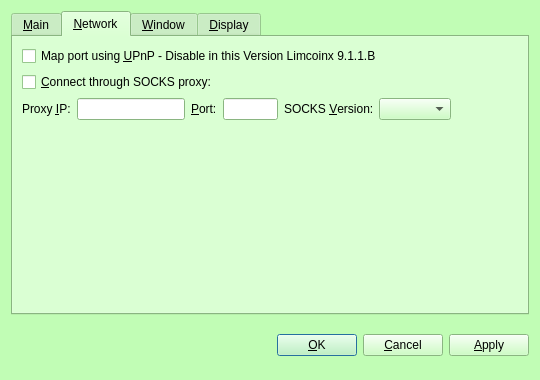
<?xml version="1.0" encoding="UTF-8"?>
<ui version="4.0">
 <class>OptionsDialog</class>
 <widget class="QDialog" name="OptionsDialog">
  <property name="geometry">
   <rect>
    <x>0</x>
    <y>0</y>
    <width>540</width>
    <height>380</height>
   </rect>
  </property>
  <property name="palette">
   <palette>
    <active>
     <colorrole role="WindowText">
      <brush brushstyle="SolidPattern">
       <color alpha="255">
        <red>0</red>
        <green>0</green>
        <blue>0</blue>
       </color>
      </brush>
     </colorrole>
     <colorrole role="Button">
      <brush brushstyle="SolidPattern">
       <color alpha="255">
        <red>193</red>
        <green>253</green>
        <blue>181</blue>
       </color>
      </brush>
     </colorrole>
     <colorrole role="Light">
      <brush brushstyle="SolidPattern">
       <color alpha="255">
        <red>255</red>
        <green>255</green>
        <blue>255</blue>
       </color>
      </brush>
     </colorrole>
     <colorrole role="Midlight">
      <brush brushstyle="SolidPattern">
       <color alpha="255">
        <red>224</red>
        <green>254</green>
        <blue>218</blue>
       </color>
      </brush>
     </colorrole>
     <colorrole role="Dark">
      <brush brushstyle="SolidPattern">
       <color alpha="255">
        <red>96</red>
        <green>126</green>
        <blue>90</blue>
       </color>
      </brush>
     </colorrole>
     <colorrole role="Mid">
      <brush brushstyle="SolidPattern">
       <color alpha="255">
        <red>129</red>
        <green>169</green>
        <blue>121</blue>
       </color>
      </brush>
     </colorrole>
     <colorrole role="Text">
      <brush brushstyle="SolidPattern">
       <color alpha="255">
        <red>0</red>
        <green>0</green>
        <blue>0</blue>
       </color>
      </brush>
     </colorrole>
     <colorrole role="BrightText">
      <brush brushstyle="SolidPattern">
       <color alpha="255">
        <red>255</red>
        <green>255</green>
        <blue>255</blue>
       </color>
      </brush>
     </colorrole>
     <colorrole role="ButtonText">
      <brush brushstyle="SolidPattern">
       <color alpha="255">
        <red>0</red>
        <green>0</green>
        <blue>0</blue>
       </color>
      </brush>
     </colorrole>
     <colorrole role="Base">
      <brush brushstyle="SolidPattern">
       <color alpha="255">
        <red>255</red>
        <green>255</green>
        <blue>255</blue>
       </color>
      </brush>
     </colorrole>
     <colorrole role="Window">
      <brush brushstyle="SolidPattern">
       <color alpha="255">
        <red>193</red>
        <green>253</green>
        <blue>181</blue>
       </color>
      </brush>
     </colorrole>
     <colorrole role="Shadow">
      <brush brushstyle="SolidPattern">
       <color alpha="255">
        <red>0</red>
        <green>0</green>
        <blue>0</blue>
       </color>
      </brush>
     </colorrole>
     <colorrole role="AlternateBase">
      <brush brushstyle="SolidPattern">
       <color alpha="255">
        <red>224</red>
        <green>254</green>
        <blue>218</blue>
       </color>
      </brush>
     </colorrole>
     <colorrole role="ToolTipBase">
      <brush brushstyle="SolidPattern">
       <color alpha="255">
        <red>255</red>
        <green>255</green>
        <blue>220</blue>
       </color>
      </brush>
     </colorrole>
     <colorrole role="ToolTipText">
      <brush brushstyle="SolidPattern">
       <color alpha="255">
        <red>0</red>
        <green>0</green>
        <blue>0</blue>
       </color>
      </brush>
     </colorrole>
    </active>
    <inactive>
     <colorrole role="WindowText">
      <brush brushstyle="SolidPattern">
       <color alpha="255">
        <red>0</red>
        <green>0</green>
        <blue>0</blue>
       </color>
      </brush>
     </colorrole>
     <colorrole role="Button">
      <brush brushstyle="SolidPattern">
       <color alpha="255">
        <red>193</red>
        <green>253</green>
        <blue>181</blue>
       </color>
      </brush>
     </colorrole>
     <colorrole role="Light">
      <brush brushstyle="SolidPattern">
       <color alpha="255">
        <red>255</red>
        <green>255</green>
        <blue>255</blue>
       </color>
      </brush>
     </colorrole>
     <colorrole role="Midlight">
      <brush brushstyle="SolidPattern">
       <color alpha="255">
        <red>224</red>
        <green>254</green>
        <blue>218</blue>
       </color>
      </brush>
     </colorrole>
     <colorrole role="Dark">
      <brush brushstyle="SolidPattern">
       <color alpha="255">
        <red>96</red>
        <green>126</green>
        <blue>90</blue>
       </color>
      </brush>
     </colorrole>
     <colorrole role="Mid">
      <brush brushstyle="SolidPattern">
       <color alpha="255">
        <red>129</red>
        <green>169</green>
        <blue>121</blue>
       </color>
      </brush>
     </colorrole>
     <colorrole role="Text">
      <brush brushstyle="SolidPattern">
       <color alpha="255">
        <red>0</red>
        <green>0</green>
        <blue>0</blue>
       </color>
      </brush>
     </colorrole>
     <colorrole role="BrightText">
      <brush brushstyle="SolidPattern">
       <color alpha="255">
        <red>255</red>
        <green>255</green>
        <blue>255</blue>
       </color>
      </brush>
     </colorrole>
     <colorrole role="ButtonText">
      <brush brushstyle="SolidPattern">
       <color alpha="255">
        <red>0</red>
        <green>0</green>
        <blue>0</blue>
       </color>
      </brush>
     </colorrole>
     <colorrole role="Base">
      <brush brushstyle="SolidPattern">
       <color alpha="255">
        <red>255</red>
        <green>255</green>
        <blue>255</blue>
       </color>
      </brush>
     </colorrole>
     <colorrole role="Window">
      <brush brushstyle="SolidPattern">
       <color alpha="255">
        <red>193</red>
        <green>253</green>
        <blue>181</blue>
       </color>
      </brush>
     </colorrole>
     <colorrole role="Shadow">
      <brush brushstyle="SolidPattern">
       <color alpha="255">
        <red>0</red>
        <green>0</green>
        <blue>0</blue>
       </color>
      </brush>
     </colorrole>
     <colorrole role="AlternateBase">
      <brush brushstyle="SolidPattern">
       <color alpha="255">
        <red>224</red>
        <green>254</green>
        <blue>218</blue>
       </color>
      </brush>
     </colorrole>
     <colorrole role="ToolTipBase">
      <brush brushstyle="SolidPattern">
       <color alpha="255">
        <red>255</red>
        <green>255</green>
        <blue>220</blue>
       </color>
      </brush>
     </colorrole>
     <colorrole role="ToolTipText">
      <brush brushstyle="SolidPattern">
       <color alpha="255">
        <red>0</red>
        <green>0</green>
        <blue>0</blue>
       </color>
      </brush>
     </colorrole>
    </inactive>
    <disabled>
     <colorrole role="WindowText">
      <brush brushstyle="SolidPattern">
       <color alpha="255">
        <red>96</red>
        <green>126</green>
        <blue>90</blue>
       </color>
      </brush>
     </colorrole>
     <colorrole role="Button">
      <brush brushstyle="SolidPattern">
       <color alpha="255">
        <red>193</red>
        <green>253</green>
        <blue>181</blue>
       </color>
      </brush>
     </colorrole>
     <colorrole role="Light">
      <brush brushstyle="SolidPattern">
       <color alpha="255">
        <red>255</red>
        <green>255</green>
        <blue>255</blue>
       </color>
      </brush>
     </colorrole>
     <colorrole role="Midlight">
      <brush brushstyle="SolidPattern">
       <color alpha="255">
        <red>224</red>
        <green>254</green>
        <blue>218</blue>
       </color>
      </brush>
     </colorrole>
     <colorrole role="Dark">
      <brush brushstyle="SolidPattern">
       <color alpha="255">
        <red>96</red>
        <green>126</green>
        <blue>90</blue>
       </color>
      </brush>
     </colorrole>
     <colorrole role="Mid">
      <brush brushstyle="SolidPattern">
       <color alpha="255">
        <red>129</red>
        <green>169</green>
        <blue>121</blue>
       </color>
      </brush>
     </colorrole>
     <colorrole role="Text">
      <brush brushstyle="SolidPattern">
       <color alpha="255">
        <red>96</red>
        <green>126</green>
        <blue>90</blue>
       </color>
      </brush>
     </colorrole>
     <colorrole role="BrightText">
      <brush brushstyle="SolidPattern">
       <color alpha="255">
        <red>255</red>
        <green>255</green>
        <blue>255</blue>
       </color>
      </brush>
     </colorrole>
     <colorrole role="ButtonText">
      <brush brushstyle="SolidPattern">
       <color alpha="255">
        <red>96</red>
        <green>126</green>
        <blue>90</blue>
       </color>
      </brush>
     </colorrole>
     <colorrole role="Base">
      <brush brushstyle="SolidPattern">
       <color alpha="255">
        <red>193</red>
        <green>253</green>
        <blue>181</blue>
       </color>
      </brush>
     </colorrole>
     <colorrole role="Window">
      <brush brushstyle="SolidPattern">
       <color alpha="255">
        <red>193</red>
        <green>253</green>
        <blue>181</blue>
       </color>
      </brush>
     </colorrole>
     <colorrole role="Shadow">
      <brush brushstyle="SolidPattern">
       <color alpha="255">
        <red>0</red>
        <green>0</green>
        <blue>0</blue>
       </color>
      </brush>
     </colorrole>
     <colorrole role="AlternateBase">
      <brush brushstyle="SolidPattern">
       <color alpha="255">
        <red>193</red>
        <green>253</green>
        <blue>181</blue>
       </color>
      </brush>
     </colorrole>
     <colorrole role="ToolTipBase">
      <brush brushstyle="SolidPattern">
       <color alpha="255">
        <red>255</red>
        <green>255</green>
        <blue>220</blue>
       </color>
      </brush>
     </colorrole>
     <colorrole role="ToolTipText">
      <brush brushstyle="SolidPattern">
       <color alpha="255">
        <red>0</red>
        <green>0</green>
        <blue>0</blue>
       </color>
      </brush>
     </colorrole>
    </disabled>
   </palette>
  </property>
  <property name="windowTitle">
   <string>Options</string>
  </property>
  <property name="modal">
   <bool>true</bool>
  </property>
  <layout class="QVBoxLayout" name="verticalLayout">
   <item>
    <widget class="QTabWidget" name="tabWidget">
     <property name="tabPosition">
      <enum>QTabWidget::North</enum>
     </property>
     <property name="currentIndex">
      <number>1</number>
     </property>
     <widget class="QWidget" name="tabMain">
      <attribute name="title">
       <string>&amp;Main</string>
      </attribute>
      <layout class="QVBoxLayout" name="verticalLayout_Main">
       <item>
        <widget class="QLabel" name="transactionFeeInfoLabel">
         <property name="text">
          <string>Optional transaction fee per kB that helps make sure your transactions are processed quickly. Most transactions are 1 kB.</string>
         </property>
         <property name="textFormat">
          <enum>Qt::PlainText</enum>
         </property>
         <property name="wordWrap">
          <bool>true</bool>
         </property>
        </widget>
       </item>
       <item>
        <layout class="QHBoxLayout" name="horizontalLayout_1_Main">
         <item>
          <widget class="QLabel" name="transactionFeeLabel">
           <property name="text">
            <string>Pay transaction &amp;fee</string>
           </property>
           <property name="textFormat">
            <enum>Qt::PlainText</enum>
           </property>
           <property name="buddy">
            <cstring>transactionFee</cstring>
           </property>
          </widget>
         </item>
         <item>
          <widget class="BitcoinAmountField" name="transactionFee"/>
         </item>
         <item>
          <spacer name="horizontalSpacer_1_Main">
           <property name="orientation">
            <enum>Qt::Horizontal</enum>
           </property>
           <property name="sizeHint" stdset="0">
            <size>
             <width>40</width>
             <height>20</height>
            </size>
           </property>
          </spacer>
         </item>
        </layout>
       </item>
       <item>
        <widget class="QCheckBox" name="bitcoinAtStartup">
         <property name="toolTip">
          <string>Automatically start limecoin after logging in to the system.</string>
         </property>
         <property name="text">
          <string>&amp;Start limecoin on system login</string>
         </property>
        </widget>
       </item>
       <item>
        <spacer name="verticalSpacer_Main">
         <property name="orientation">
          <enum>Qt::Vertical</enum>
         </property>
         <property name="sizeHint" stdset="0">
          <size>
           <width>20</width>
           <height>40</height>
          </size>
         </property>
        </spacer>
       </item>
       <item>
        <layout class="QHBoxLayout" name="horizontalLayout_2_Main">
         <item>
          <spacer name="horizontalSpacer_2_Main">
           <property name="orientation">
            <enum>Qt::Horizontal</enum>
           </property>
           <property name="sizeHint" stdset="0">
            <size>
             <width>40</width>
             <height>20</height>
            </size>
           </property>
          </spacer>
         </item>
         <item>
          <widget class="QPushButton" name="resetButton">
           <property name="toolTip">
            <string>Reset all client options to default.</string>
           </property>
           <property name="text">
            <string>&amp;Reset Options</string>
           </property>
           <property name="autoDefault">
            <bool>false</bool>
           </property>
          </widget>
         </item>
        </layout>
       </item>
      </layout>
     </widget>
     <widget class="QWidget" name="tabNetwork">
      <attribute name="title">
       <string>&amp;Network</string>
      </attribute>
      <layout class="QVBoxLayout" name="verticalLayout_Network">
       <item>
        <widget class="QCheckBox" name="mapPortUpnp">
         <property name="toolTip">
          <string>Automatically open the limecoin client port on the router. This only works when your router supports UPnP and it is enabled.</string>
         </property>
         <property name="text">
          <string>Map port using &amp;UPnP - Disable in this Version Limcoinx 9.1.1.B</string>
         </property>
        </widget>
       </item>
       <item>
        <widget class="QCheckBox" name="connectSocks">
         <property name="toolTip">
          <string>Connect to the limecoin network through a SOCKS proxy (e.g. when connecting through Tor).</string>
         </property>
         <property name="text">
          <string>&amp;Connect through SOCKS proxy:</string>
         </property>
        </widget>
       </item>
       <item>
        <layout class="QHBoxLayout" name="horizontalLayout_Network">
         <item>
          <widget class="QLabel" name="proxyIpLabel">
           <property name="text">
            <string>Proxy &amp;IP:</string>
           </property>
           <property name="textFormat">
            <enum>Qt::PlainText</enum>
           </property>
           <property name="buddy">
            <cstring>proxyIp</cstring>
           </property>
          </widget>
         </item>
         <item>
          <widget class="QValidatedLineEdit" name="proxyIp">
           <property name="maximumSize">
            <size>
             <width>140</width>
             <height>16777215</height>
            </size>
           </property>
           <property name="toolTip">
            <string>IP address of the proxy (e.g. 127.0.0.1)</string>
           </property>
          </widget>
         </item>
         <item>
          <widget class="QLabel" name="proxyPortLabel">
           <property name="text">
            <string>&amp;Port:</string>
           </property>
           <property name="textFormat">
            <enum>Qt::PlainText</enum>
           </property>
           <property name="buddy">
            <cstring>proxyPort</cstring>
           </property>
          </widget>
         </item>
         <item>
          <widget class="QLineEdit" name="proxyPort">
           <property name="maximumSize">
            <size>
             <width>55</width>
             <height>16777215</height>
            </size>
           </property>
           <property name="toolTip">
            <string>Port of the proxy (e.g. 9050)</string>
           </property>
          </widget>
         </item>
         <item>
          <widget class="QLabel" name="socksVersionLabel">
           <property name="text">
            <string>SOCKS &amp;Version:</string>
           </property>
           <property name="textFormat">
            <enum>Qt::PlainText</enum>
           </property>
           <property name="buddy">
            <cstring>socksVersion</cstring>
           </property>
          </widget>
         </item>
         <item>
          <widget class="QValueComboBox" name="socksVersion">
           <property name="toolTip">
            <string>SOCKS version of the proxy (e.g. 5)</string>
           </property>
          </widget>
         </item>
         <item>
          <spacer name="horizontalSpacer_Network">
           <property name="orientation">
            <enum>Qt::Horizontal</enum>
           </property>
           <property name="sizeHint" stdset="0">
            <size>
             <width>40</width>
             <height>20</height>
            </size>
           </property>
          </spacer>
         </item>
        </layout>
       </item>
       <item>
        <spacer name="verticalSpacer_Network">
         <property name="orientation">
          <enum>Qt::Vertical</enum>
         </property>
         <property name="sizeHint" stdset="0">
          <size>
           <width>20</width>
           <height>40</height>
          </size>
         </property>
        </spacer>
       </item>
      </layout>
     </widget>
     <widget class="QWidget" name="tabWindow">
      <attribute name="title">
       <string>&amp;Window</string>
      </attribute>
      <layout class="QVBoxLayout" name="verticalLayout_Window">
       <item>
        <widget class="QCheckBox" name="minimizeToTray">
         <property name="toolTip">
          <string>Show only a tray icon after minimizing the window.</string>
         </property>
         <property name="text">
          <string>&amp;Minimize to the tray instead of the taskbar</string>
         </property>
        </widget>
       </item>
       <item>
        <widget class="QCheckBox" name="minimizeOnClose">
         <property name="toolTip">
          <string>Minimize instead of exit the application when the window is closed. When this option is enabled, the application will be closed only after selecting Quit in the menu.</string>
         </property>
         <property name="text">
          <string>M&amp;inimize on close</string>
         </property>
        </widget>
       </item>
       <item>
        <spacer name="verticalSpacer_Window">
         <property name="orientation">
          <enum>Qt::Vertical</enum>
         </property>
         <property name="sizeHint" stdset="0">
          <size>
           <width>20</width>
           <height>40</height>
          </size>
         </property>
        </spacer>
       </item>
      </layout>
     </widget>
     <widget class="QWidget" name="tabDisplay">
      <attribute name="title">
       <string>&amp;Display</string>
      </attribute>
      <layout class="QVBoxLayout" name="verticalLayout_Display">
       <item>
        <layout class="QHBoxLayout" name="horizontalLayout_1_Display">
         <item>
          <widget class="QLabel" name="langLabel">
           <property name="text">
            <string>User Interface &amp;language:</string>
           </property>
           <property name="textFormat">
            <enum>Qt::PlainText</enum>
           </property>
           <property name="buddy">
            <cstring>lang</cstring>
           </property>
          </widget>
         </item>
         <item>
          <widget class="QValueComboBox" name="lang">
           <property name="toolTip">
            <string>The user interface language can be set here. This setting will take effect after restarting limecoin.</string>
           </property>
          </widget>
         </item>
        </layout>
       </item>
       <item>
        <layout class="QHBoxLayout" name="horizontalLayout_2_Display">
         <item>
          <widget class="QLabel" name="unitLabel">
           <property name="text">
            <string>&amp;Unit to show amounts in:</string>
           </property>
           <property name="textFormat">
            <enum>Qt::PlainText</enum>
           </property>
           <property name="buddy">
            <cstring>unit</cstring>
           </property>
          </widget>
         </item>
         <item>
          <widget class="QValueComboBox" name="unit">
           <property name="toolTip">
            <string>Choose the default subdivision unit to show in the interface and when sending coins.</string>
           </property>
          </widget>
         </item>
        </layout>
       </item>
       <item>
        <widget class="QCheckBox" name="displayAddresses">
         <property name="toolTip">
          <string>Whether to show limecoin addresses in the transaction list or not.</string>
         </property>
         <property name="text">
          <string>&amp;Display addresses in transaction list</string>
         </property>
        </widget>
       </item>
       <item>
        <widget class="QCheckBox" name="coinControlFeatures">
         <property name="toolTip">
          <string>Whether to show coin control features or not.</string>
         </property>
         <property name="text">
          <string>Display coin &amp;control features (experts only!)</string>
         </property>
        </widget>
       </item>
       <item>
        <spacer name="verticalSpacer_Display">
         <property name="orientation">
          <enum>Qt::Vertical</enum>
         </property>
         <property name="sizeHint" stdset="0">
          <size>
           <width>20</width>
           <height>40</height>
          </size>
         </property>
        </spacer>
       </item>
      </layout>
     </widget>
    </widget>
   </item>
   <item>
    <layout class="QHBoxLayout" name="horizontalLayout_Buttons">
     <item>
      <spacer name="horizontalSpacer_1">
       <property name="orientation">
        <enum>Qt::Horizontal</enum>
       </property>
       <property name="sizeHint" stdset="0">
        <size>
         <width>40</width>
         <height>48</height>
        </size>
       </property>
      </spacer>
     </item>
     <item>
      <widget class="QLabel" name="statusLabel">
       <property name="font">
        <font>
         <weight>75</weight>
         <bold>true</bold>
        </font>
       </property>
       <property name="text">
        <string/>
       </property>
       <property name="textFormat">
        <enum>Qt::PlainText</enum>
       </property>
       <property name="wordWrap">
        <bool>true</bool>
       </property>
      </widget>
     </item>
     <item>
      <spacer name="horizontalSpacer_2">
       <property name="orientation">
        <enum>Qt::Horizontal</enum>
       </property>
       <property name="sizeHint" stdset="0">
        <size>
         <width>40</width>
         <height>48</height>
        </size>
       </property>
      </spacer>
     </item>
     <item>
      <widget class="QPushButton" name="okButton">
       <property name="text">
        <string>&amp;OK</string>
       </property>
      </widget>
     </item>
     <item>
      <widget class="QPushButton" name="cancelButton">
       <property name="text">
        <string>&amp;Cancel</string>
       </property>
       <property name="autoDefault">
        <bool>false</bool>
       </property>
      </widget>
     </item>
     <item>
      <widget class="QPushButton" name="applyButton">
       <property name="text">
        <string>&amp;Apply</string>
       </property>
       <property name="autoDefault">
        <bool>false</bool>
       </property>
      </widget>
     </item>
    </layout>
   </item>
  </layout>
 </widget>
 <customwidgets>
  <customwidget>
   <class>BitcoinAmountField</class>
   <extends>QSpinBox</extends>
   <header>bitcoinamountfield.h</header>
  </customwidget>
  <customwidget>
   <class>QValueComboBox</class>
   <extends>QComboBox</extends>
   <header>qvaluecombobox.h</header>
  </customwidget>
  <customwidget>
   <class>QValidatedLineEdit</class>
   <extends>QLineEdit</extends>
   <header>qvalidatedlineedit.h</header>
  </customwidget>
 </customwidgets>
 <resources/>
 <connections/>
</ui>
